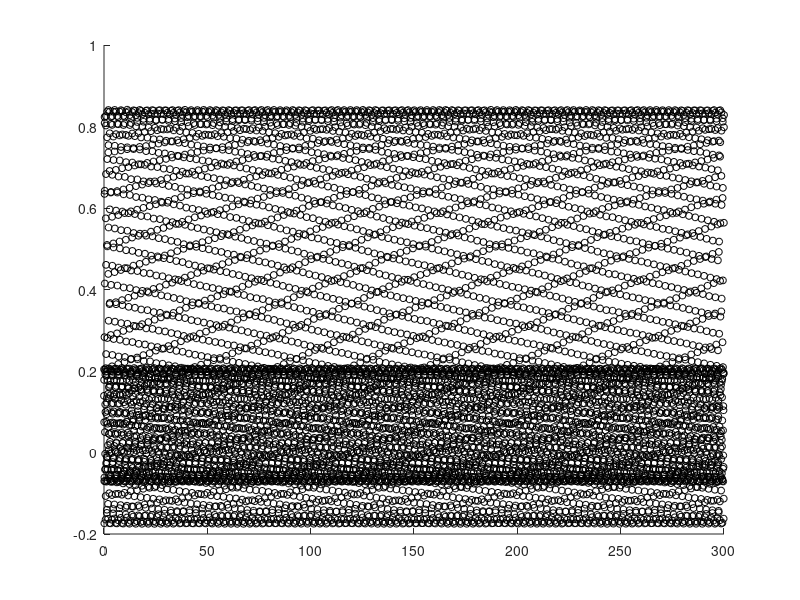

Reproduce this figure in MATLAB. (Note: this script raises an error after producing the figure.)
%% PRELIMINARY ANALYSIS OF VOLTAGE DATA
close all
clear all
% IMPORTANT PARAMETERS
Fs = 30; % Hz
Ns = 9000; % samples
t_end = Ns/Fs; % end time
noisepow = -100; % dBW

% DATA INPUT
V = dlmread('VoltageData/LowR9ks30hz.csv',',',0,0); % V
t = linspace(0,t_end,Ns)'; %(seconds) vector of time values

% voltage vs time
figure(1)
set(gcf,'units','normalized','position',[0.7 0 0.3 0.3],'MenuBar','none');
scatter(t,V,25,'k')
hold on
findpeaks(V,t) % plot peaks
[pks,locs] = findpeaks(V,t); % get peaks
title('V(t) Time Domain')
xlabel('Time (seconds)')
ylabel('V')
xlim([locs(10) locs(20)])
set(gca,'FontSize',15)

% Spline interpolation
% query points for spline function (4 points between timesteps)
tq = linspace(0,t_end,Ns*4);
Vq = spline(t,V,tq);

% Spline plot
scatter(tq,Vq,5,'red')
plot(tq,Vq,'red','LineStyle','--','LineWidth',1.5)

% Derivative of spline plot
dVq = diff(Vq);
scatter(tq(1:end-1),dVq,5,'b')
plot(tq(1:end-1),dVq,'b','LineStyle',':','LineWidth',1.5)

% Second derivative
ddVq = diff(dVq);
scatter(tq(1:end-2),ddVq,5,'m')
plot(tq(1:end-2),ddVq,'m','LineStyle',':','LineWidth',1.5)

grid on
hold off

% 2-D phase space
figure(2)
set(gcf,'units','normalized','position',[0.4 0.6 0.3 0.3],'MenuBar','none');
plot(Vq(1:end-1),dVq,'b')
title('2-D Phase Space')
xlabel('$V$')
ylabel('$\partial V / \partial t$','interpreter','latex')
set(gca,'FontSize',15)
grid on

% 3-D phase space
figure(3)
set(gcf,'units','normalized','position',[0.7 0.6 0.3 0.3],'MenuBar','none');
plot3(Vq(1:end-2),dVq(1:end-1),ddVq,'b','LineWidth',0.3)
title('3-D Phase Space','interpreter','latex')
xlabel('$V$','interpreter','latex')
ylabel('$\partial V / \partial t$','interpreter','latex')
zlabel('$\partial^{2}V/\partial t^2$','interpreter','latex')
set(gca,'FontSize',25)
grid on
view(30,30)


% FREQUENCY DOMAIN

L = size(V,1); % Data length (Length of signal)
Y = fft(V); % Fourier Transform
P = abs(Y*2/L); % Realize and Normalize
f = Fs*(0:L-1)/L; % Make bin widths
f_max = round(Fs/(2)); % Max frequency (for plots)
res = Fs/L; % Frequency resolution (for power spectrum plot)

fprintf('Number of Samples: %.0f seconds \n',Ns)
fprintf('Sampling Frequency: %.0f seconds \n',Fs)
fprintf('Frequency Resolution: %.3f seconds \n',res*10^3)

res = res+0.01; % when you have 'res' as an input to a function
% it rounds down sometimes, which causes an error

figure(4)
P(1) = 0;
set(gcf,'units','normalized','position',[0.4 0 0.3 0.3],'MenuBar','none');
scatter(f(1:(L/2)),P(1:(L/2)),3,'red')
hold on
plot(f(1:(L/2)),P(1:(L/2)),'b')
set(gca,'yscale','log')
title('Single-Sided Amplitude Spectrum of V(t)','interpreter','latex')
xlabel('Frequency (Hz)','interpreter','latex') 
ylabel('$log \left( |P(f)| \right)$','interpreter','latex')
set(gca,'FontSize',25)
grid on
hold off

V = V - mean(V); % Remove DC Offset

% Power spectrum
figure(5)
set(gcf,'units','normalized','position',[0.4 0.3 0.3 0.3],'MenuBar','none');
xTable = timetable(seconds(t),V); 
[pxx,f] = pspectrum(xTable,'FrequencyResolution',10*res);
plot(f,pow2db(pxx),'b','LineWidth',1)
title('Power Spectrum','interpreter','latex')
xlabel('Frequency (Hz)','interpreter','latex')
ylabel('Power (dBW)','interpreter','latex')
ylim([noisepow 0])
set(gca,'FontSize',25)
grid on

% Spectrogram
figure(6)
set(gcf,'units','normalized','position',[0.7 0.3 0.3 0.3],'MenuBar','none');
[sp,fp,tp] = pspectrum(V,Fs,'spectrogram','FrequencyResolution',10*res);
mesh(tp,fp,pow2db(sp))
view(110,25)
title('Spectrogram')
xlabel('Time (s)')
ylabel('Frequency (Hz)')
ylim([0 f_max])
zlim([noisepow 0])
zlabel('Power')
set(gca,'FontSize',15)






